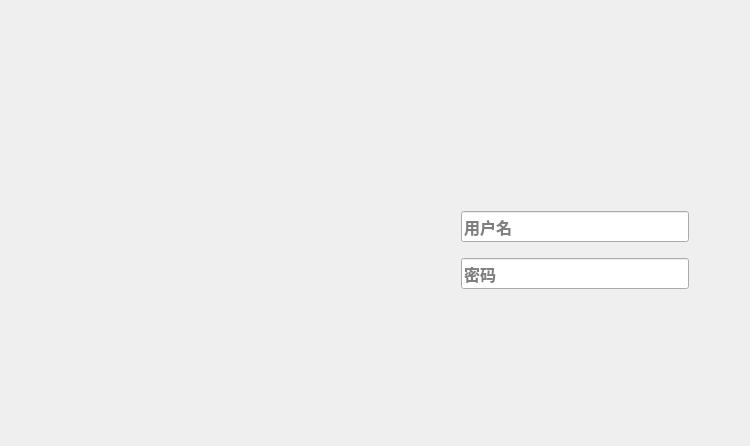
<?xml version="1.0" encoding="UTF-8"?>
<ui version="4.0">
 <class>MainWindow</class>
 <widget class="QMainWindow" name="MainWindow">
  <property name="geometry">
   <rect>
    <x>0</x>
    <y>0</y>
    <width>750</width>
    <height>446</height>
   </rect>
  </property>
  <property name="minimumSize">
   <size>
    <width>750</width>
    <height>446</height>
   </size>
  </property>
  <property name="maximumSize">
   <size>
    <width>750</width>
    <height>446</height>
   </size>
  </property>
  <property name="windowTitle">
   <string>图书管理系统</string>
  </property>
  <property name="windowIcon">
   <iconset resource="icons.qrc">
    <normaloff>:/icon/actions/bookmark-new.png</normaloff>:/icon/actions/bookmark-new.png</iconset>
  </property>
  <property name="autoFillBackground">
   <bool>true</bool>
  </property>
  <widget class="QWidget" name="mainWindow">
   <widget class="QFrame" name="loginFrame">
    <property name="geometry">
     <rect>
      <x>450</x>
      <y>190</y>
      <width>250</width>
      <height>190</height>
     </rect>
    </property>
    <property name="frameShape">
     <enum>QFrame::NoFrame</enum>
    </property>
    <property name="frameShadow">
     <enum>QFrame::Plain</enum>
    </property>
    <layout class="QVBoxLayout" name="verticalLayout_2">
     <item>
      <spacer name="verticalSpacer_3">
       <property name="orientation">
        <enum>Qt::Vertical</enum>
       </property>
       <property name="sizeType">
        <enum>QSizePolicy::Fixed</enum>
       </property>
       <property name="sizeHint" stdset="0">
        <size>
         <width>20</width>
         <height>10</height>
        </size>
       </property>
      </spacer>
     </item>
     <item>
      <widget class="QLineEdit" name="usernameLineEdit">
       <property name="minimumSize">
        <size>
         <width>0</width>
         <height>30</height>
        </size>
       </property>
       <property name="font">
        <font>
         <family>微软雅黑</family>
         <pointsize>12</pointsize>
         <weight>75</weight>
         <bold>true</bold>
        </font>
       </property>
       <property name="text">
        <string/>
       </property>
       <property name="placeholderText">
        <string>用户名</string>
       </property>
       <property name="clearButtonEnabled">
        <bool>true</bool>
       </property>
      </widget>
     </item>
     <item>
      <spacer name="verticalSpacer">
       <property name="orientation">
        <enum>Qt::Vertical</enum>
       </property>
       <property name="sizeType">
        <enum>QSizePolicy::Fixed</enum>
       </property>
       <property name="sizeHint" stdset="0">
        <size>
         <width>2</width>
         <height>10</height>
        </size>
       </property>
      </spacer>
     </item>
     <item>
      <widget class="QLineEdit" name="userpasswordLineEdit">
       <property name="minimumSize">
        <size>
         <width>0</width>
         <height>30</height>
        </size>
       </property>
       <property name="font">
        <font>
         <family>微软雅黑</family>
         <pointsize>12</pointsize>
         <weight>75</weight>
         <bold>true</bold>
        </font>
       </property>
       <property name="whatsThis">
        <string/>
       </property>
       <property name="accessibleName">
        <string/>
       </property>
       <property name="accessibleDescription">
        <string/>
       </property>
       <property name="inputMask">
        <string/>
       </property>
       <property name="text">
        <string/>
       </property>
       <property name="echoMode">
        <enum>QLineEdit::Password</enum>
       </property>
       <property name="dragEnabled">
        <bool>false</bool>
       </property>
       <property name="placeholderText">
        <string>密码</string>
       </property>
       <property name="clearButtonEnabled">
        <bool>true</bool>
       </property>
      </widget>
     </item>
     <item>
      <spacer name="verticalSpacer_2">
       <property name="orientation">
        <enum>Qt::Vertical</enum>
       </property>
       <property name="sizeType">
        <enum>QSizePolicy::Fixed</enum>
       </property>
       <property name="sizeHint" stdset="0">
        <size>
         <width>20</width>
         <height>10</height>
        </size>
       </property>
      </spacer>
     </item>
     <item>
      <layout class="QHBoxLayout" name="loginAndcancel">
       <item>
        <widget class="LableClick" name="loginLable">
         <property name="minimumSize">
          <size>
           <width>89</width>
           <height>50</height>
          </size>
         </property>
         <property name="text">
          <string/>
         </property>
        </widget>
       </item>
       <item>
        <spacer name="spacer">
         <property name="orientation">
          <enum>Qt::Horizontal</enum>
         </property>
         <property name="sizeType">
          <enum>QSizePolicy::Fixed</enum>
         </property>
         <property name="sizeHint" stdset="0">
          <size>
           <width>40</width>
           <height>20</height>
          </size>
         </property>
        </spacer>
       </item>
       <item>
        <widget class="LableClick" name="quitLable">
         <property name="minimumSize">
          <size>
           <width>89</width>
           <height>50</height>
          </size>
         </property>
         <property name="text">
          <string/>
         </property>
        </widget>
       </item>
      </layout>
     </item>
    </layout>
   </widget>
  </widget>
 </widget>
 <layoutdefault spacing="6" margin="11"/>
 <customwidgets>
  <customwidget>
   <class>LableClick</class>
   <extends>QLabel</extends>
   <header location="global">lableclick.h</header>
  </customwidget>
 </customwidgets>
 <resources>
  <include location="icons.qrc"/>
 </resources>
 <connections/>
</ui>
